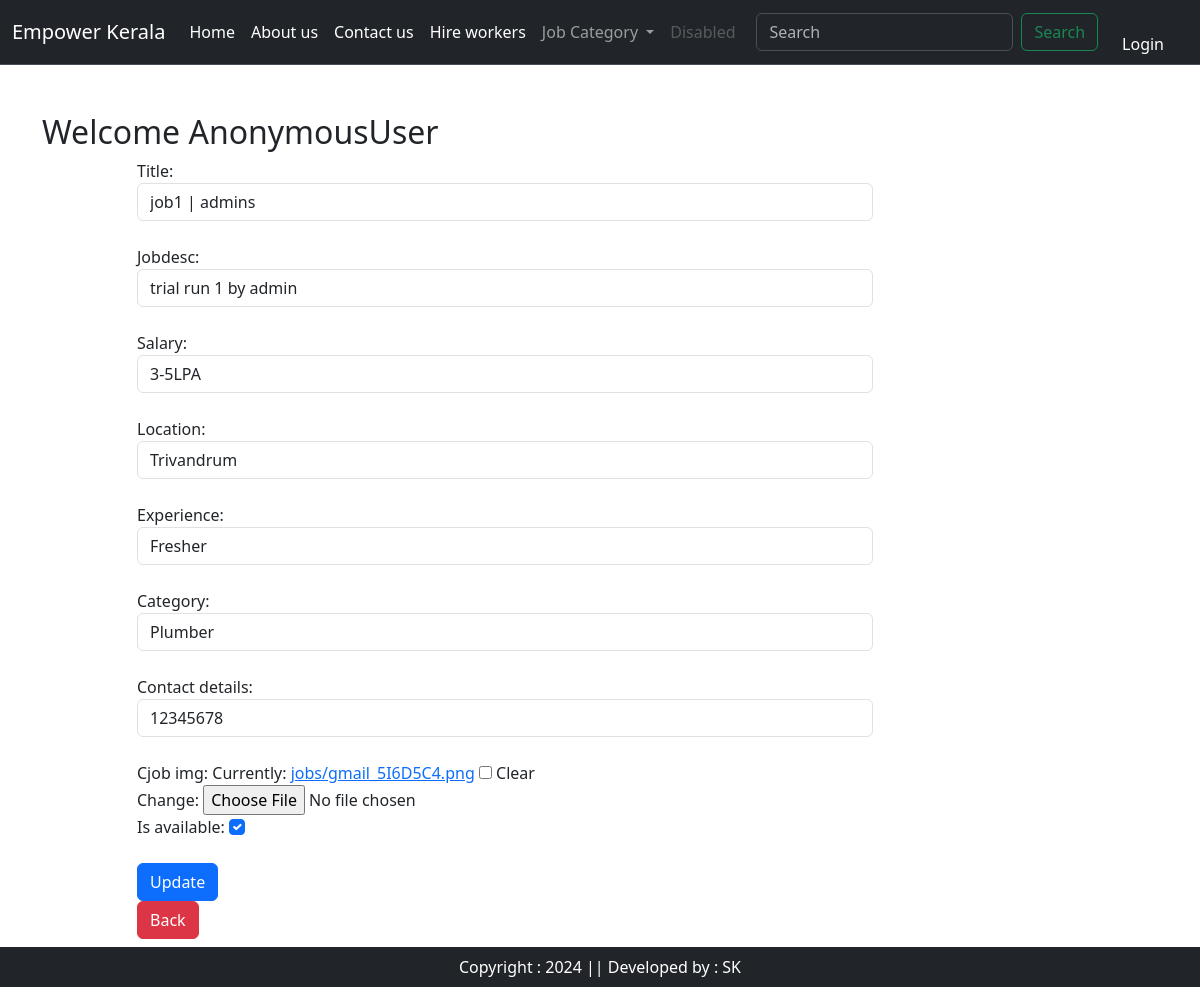
/updateJobs/1, run on the app's committed database.
### home/models.py (models this page shows, shortened)
class Jobs(models.Model):
    user = models.ForeignKey(User,on_delete=models.CASCADE)
    author = models.ForeignKey(Employe,on_delete=models.CASCADE)
    title = models.CharField(max_length=110)
    jobdesc = models.TextField()
    salary = models.CharField(max_length=50)
    location = models.CharField(max_length=50)
    experience = models.CharField(max_length=50)
    category = models.CharField(choices=CAT_CHOICES,max_length=30)
    contact_details = models.CharField(max_length=50)
    cjob_img = models.ImageField(null=True, blank=True, upload_to='jobs')
    is_available = models.BooleanField(default=False)

### home/views.py (the view, shortened to what this page needs)
# urls.py: path('updateJobs/<int:pk>', views.updateJobs.as_view(), name='updateJobs'),
class updateJobs(View):
     def get(self, request,pk):
         add = Jobs.objects.get(pk=pk)
         form = CreateJobForm(instance=add)
         return render(request, 'updatejob.html',locals())

### home/forms.py
class CreateJobForm(forms.ModelForm):
    class Meta:
        model = Jobs
        fields = ['title','jobdesc','salary','location','experience','category','contact_details','cjob_img','is_available']
        widgets={
            'title':forms.TextInput(attrs={'class':'form-control'}),
            'jobdesc':forms.TextInput(attrs={'class':'form-control'}),
            'salary':forms.TextInput(attrs={'class':'form-control'}),
            'location':forms.TextInput(attrs={'class':'form-control'}),
            'experience':forms.TextInput(attrs={'class':'form-control'}),
            'category':forms.Select(attrs={'class':'form-control'}),
            'contact_details':forms.TextInput(attrs={'class':'form-control'}),
            'is_available':forms.CheckboxInput(attrs={'class':'form-check-input'}),
        }

### home/templates/updatejob.html (shortened to what this page needs)
{% extends "base.html" %}
{% load static %}
{% block main-content %}
<div class="container my-5">
    <div class="row">
        <h2>Welcome <span class="text-capitalize">{{request.user}}</span></h2>
    <div class="col-sm-8 offset-sm-1">
        <form action="" method="post"  enctype="multipart/form-data">
            {% for fm in form %}
                        {{fm.label_tag}} {{fm}} <small class="text-danger">{{fm.errors|striptags}}</small>
                        <br>
            {% endfor %}
            <br>
            <div class="col-sm-2 boder-end">
                <button type="submit"class="btn btn-primary">Update</button>
                <a href="{% url "myjobs" %}" type="button" class="btn btn-danger">Back</a>
            </div>
        </form>
    </div>
</div>
</div>
{% endblock main-content %}

### data on the page
Jobs: form "job1 | admins" "trial run 1 by admin" "3-5LPA" "Trivandrum" "Fresher" "Plumber" "12345678" "☑"

### other printed values
{{ request.user }} "AnonymousUser"
{{ fm.label_tag }} "Title:" "Jobdesc:" "Salary:" "Location:" "Experience:" "Category:" "Contact details:" "Cjob img:" "Is available:"
